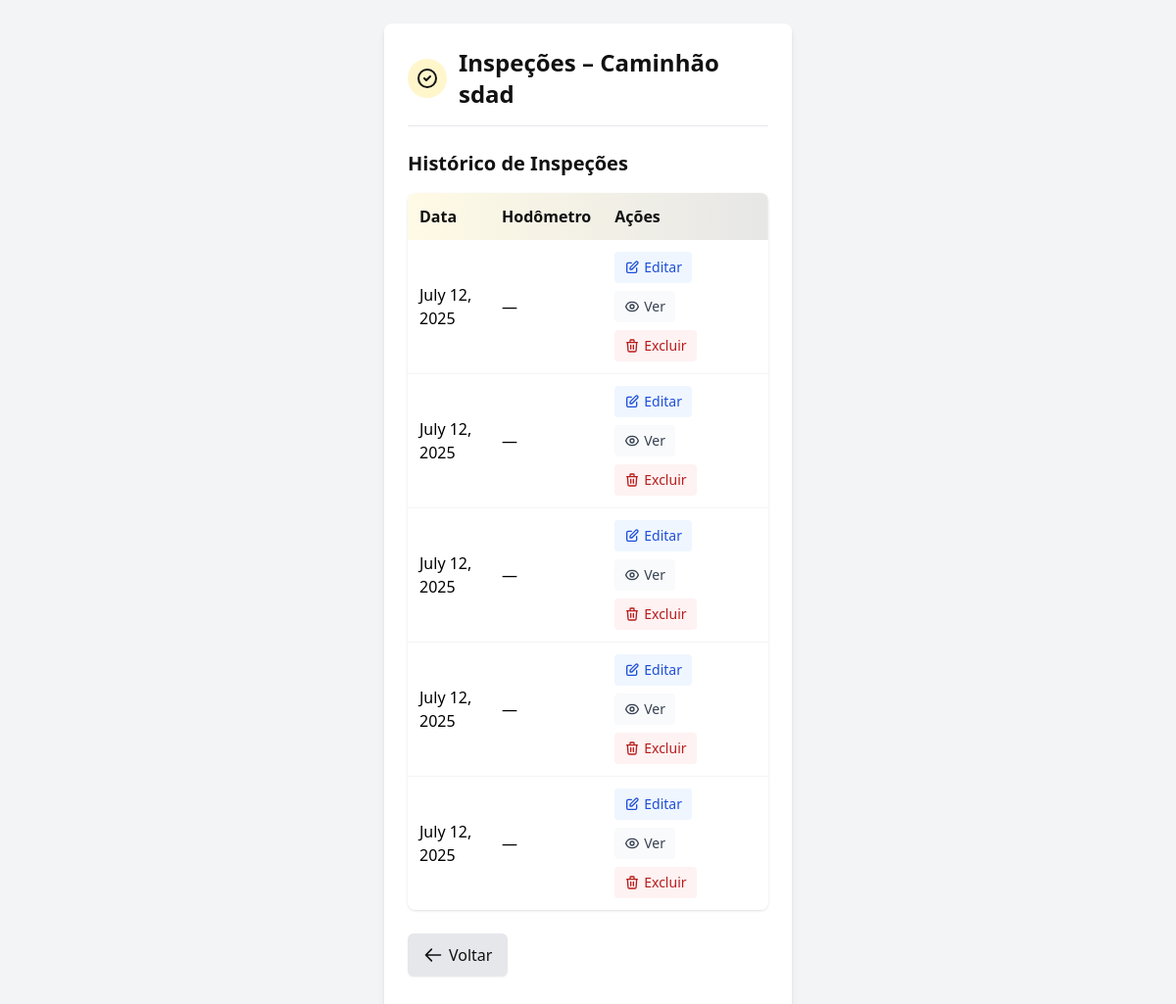
Page /caminhao/2/inspecoes/ (signed in) on the committed database.
### core/models.py (models this page shows, shortened)
class Truck(models.Model):
    company     = models.ForeignKey(Company, related_name="trucks",
                                    on_delete=models.CASCADE)
    truck_type  = models.ForeignKey(TruckType, on_delete=models.PROTECT)
    plate       = models.CharField("Placa", max_length=10)
    brand       = models.CharField("Marca", max_length=50, blank=True)
    model       = models.CharField("Modelo", max_length=50, blank=True)
    hodometer   = models.PositiveIntegerField("Hodômetro", null=True, blank=True)
    created_at  = models.DateTimeField(auto_now_add=True)
    updated_at  = models.DateTimeField(auto_now=True)
    class Meta:
        unique_together = [("company", "plate")]
        ordering = ["plate"]

class Inspection(models.Model):
    truck       = models.ForeignKey("Truck", related_name="inspections",
                                    on_delete=models.CASCADE)
    date        = models.DateField(default=date.today)
    odometer    = models.PositiveIntegerField("Hodômetro", null=True, blank=True)
    notes       = models.TextField("Observações", blank=True)
    created_at  = models.DateTimeField(auto_now_add=True)
    updated_at  = models.DateTimeField(auto_now=True)
    class Meta:
        ordering = ["-date", "-id"]

### core/views.py (the view)
@login_required
def inspection_list(request, truck_id):
    truck = get_object_or_404(Truck, pk=truck_id, company__created_by=request.user)
    return render(request, "core/inspection_list.html", {"truck": truck})

### core/templates/core/inspection_list.html (shortened to what this page needs)
{% extends "core/base.html" %}
{% load crispy_forms_tags %}
{% block content %}
<div class="bg-white rounded-lg shadow-md p-4 md:p-6">
  <div class="flex flex-col md:flex-row md:items-center mb-6 border-b border-gray-200 pb-4">
    <div class="bg-primary/20 p-2 rounded-full mr-3 mb-3 md:mb-0 w-max">
      <svg xmlns="http://www.w3.org/2000/svg" class="h-6 w-6 text-secondary" fill="none" viewBox="0 0 24 24" stroke="currentColor">
        <path stroke-linecap="round" stroke-linejoin="round" stroke-width="2"
              d="M9 12l2 2 4-4m6 2a9 9 0 11-18 0 9 9 0 0118 0z" />
      </svg>
    </div>
    <div>
      <h1 class="text-xl md:text-2xl font-bold text-secondary">
        Inspeções – Caminhão {{ truck.plate }}
      </h1>
    </div>
  </div>
  <div class="mb-6">
    <h2 class="text-lg md:text-xl font-semibold mb-4 text-secondary">
      Histórico de Inspeções
    </h2>
    <div class="overflow-x-auto rounded-lg shadow">
      <table class="w-full bg-white">
        <thead>
          <tr class="bg-gradient-to-r from-primary/10 to-secondary/10">
            <th class="p-3 text-left text-secondary font-semibold">Data</th>
            <th class="p-3 text-left text-secondary font-semibold">Hodômetro</th>
            <th class="p-3 text-left text-secondary font-semibold">Ações</th>
          </tr>
        </thead>
        <tbody class="divide-y divide-gray-100">
          {% for insp in truck.inspections.all %}
          <tr class="hover:bg-gray-50 transition duration-150">
            <td class="p-3">{{ insp.date }}</td>
            <td class="p-3">{{ insp.odometer|default:"—" }}</td>
            <td class="p-3">
              <div class="flex flex-wrap gap-2">
                <a href="{% url 'core:inspection_edit' insp.id %}"
                   class="inline-flex items-center px-2.5 py-1.5 bg-blue-50 text-blue-700 rounded hover:bg-blue-100 transition-colors text-sm">
                  <svg xmlns="http://www.w3.org/2000/svg" class="h-4 w-4 mr-1" fill="none" viewBox="0 0 24 24" stroke="currentColor">
                    <path stroke-linecap="round" stroke-linejoin="round" stroke-width="2" d="M11 5H6a2 2 0 00-2 2v11a2 2 0 002 2h11a2 2 0 002-2v-5m-1.414-9.414a2 2 0 112.828 2.828L11.828 15H9v-2.828l8.586-8.586z" />
                  </svg>
                  Editar
                </a>
                <a href="{% url 'core:inspection_detail' insp.id %}"
                   class="inline-flex items-center px-2.5 py-1.5 bg-gray-50 text-gray-700 rounded hover:bg-gray-100 transition-colors text-sm">
                  Ver
                </a>
                <form method="post"
                      action="{% url 'core:inspection_delete' insp.id %}"
                      class="inline-block"
                      onsubmit="return confirm('Confirma exclusão desta inspeção?');">
                  <button type="submit"
                          class="inline-flex items-center px-2.5 py-1.5 bg-red-50 text-red-700 rounded hover:bg-red-100 transition-colors text-sm">
                    Excluir
                  </button>
                </form>
              </div>
            </td>
          </tr>
          {% endfor %}
        </tbody>
      </table>
    </div>
  </div>
  <div class="flex flex-col sm:flex-row gap-3 mb-6">
    <a href="javascript:history.back()"
       class="px-4 py-2.5 bg-gray-200 hover:bg-gray-300 text-secondary
              font-medium rounded-md shadow-sm transition-colors flex items-center justify-center w-full sm:w-auto">
      <svg xmlns="http://www.w3.org/2000/svg"
           class="h-5 w-5 mr-1.5" fill="none" viewBox="0 0 24 24"
           stroke="currentColor">
        <path stroke-linecap="round" stroke-linejoin="round" stroke-width="2"
              d="M10 19l-7-7m0 0l7-7m-7 7h18" />
      </svg>
      Voltar
    </a>
  </div>
</div>
{% endblock %}

### rows in the picture
Truck: plate "sdad"
Inspection: date "July 12, 2025", odometer "—"
Inspection: date "July 12, 2025", odometer "—"
Inspection: date "July 12, 2025", odometer "—"
Inspection: date "July 12, 2025", odometer "—"
Inspection: date "July 12, 2025", odometer "—"
